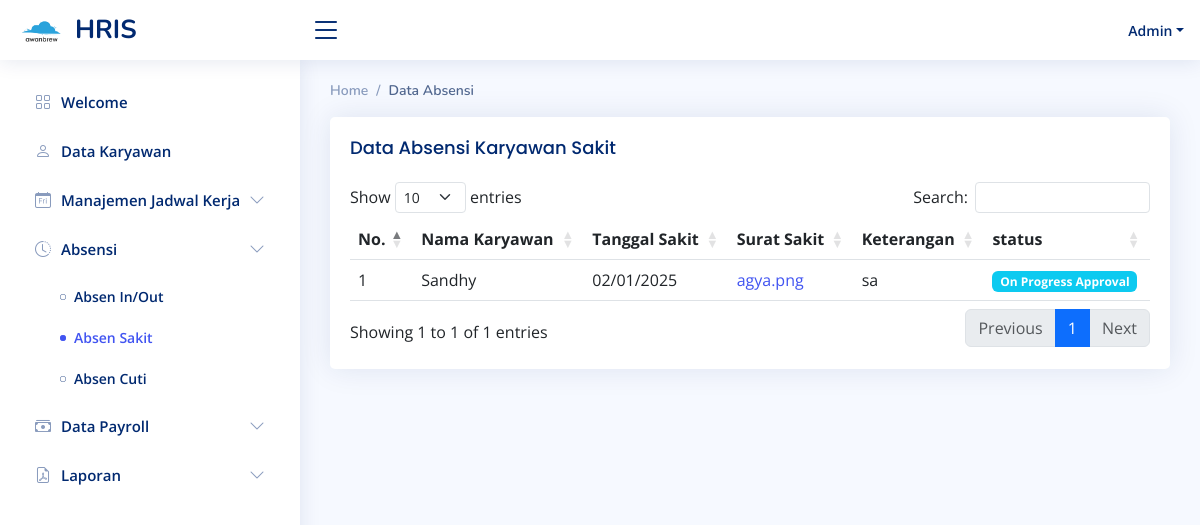
Page /index.php?page=absen_sakit (signed in) on the committed database.
### tables this page shows
CREATE TABLE `tb_absen` (
  `id` int(11) NOT NULL,
  `id_karyawan` varchar(255) NOT NULL,
  `tanggal_absen` varchar(255) NOT NULL,
  `surat_sakit` varchar(255) DEFAULT NULL,
  `keterangan` varchar(255) NOT NULL,
  `type_absen` varchar(255) DEFAULT NULL,
  `status` varchar(255) DEFAULT NULL
);

CREATE TABLE `tb_user` (
  `id` int(11) NOT NULL,
  `name` varchar(255) NOT NULL,
  `password` varchar(255) NOT NULL,
  `role` varchar(255) DEFAULT NULL,
  `salary` varchar(255) DEFAULT NULL,
  `upah_lembur` varchar(255) DEFAULT NULL
);

### pages/absensi/absen_sakit.php (the view, shortened to what this page needs)
<?php
include 'koneksi.php';
?>
<div class="pagetitle">
    <nav>
        <ol class="breadcrumb">
            <li class="breadcrumb-item">Home</li>
            <li class="breadcrumb-item active">Data Absensi</li>
        </ol>
    </nav>
</div>
<section class="section">
    <div class="row">
        <div class="col-lg-12">
            <div class="card">
                <div class="card-body">
                    <h5 class="card-title">
                        Data Absensi Karyawan Sakit
                    </h5>
                    <table class="table" id="datatable">
                        <thead>
                            <tr>
                                <th>No.</th>
                                <th>Nama Karyawan</th>
                                <th>Tanggal Sakit</th>
                                <th>Surat Sakit</th>
                                <th>Keterangan</th>
                                <th>status</th>
                            </tr>
                        </thead>
                        <tbody>
                            <?php
                            $no = 1;
                            $id_user =  $_SESSION['id'];
                            if ($_SESSION['role'] == 'admin' || $_SESSION['role'] == 'owner') {
                                $sql = $conn->query(" SELECT * FROM tb_absen tas LEFT JOIN tb_user tu on tas.id_karyawan = tu.id WHERE tas.type_absen = 'sakit' ");
                            }
                            else {
                                $sql = $conn->query(" SELECT * FROM tb_absen tas LEFT JOIN tb_user tu on tas.id_karyawan = tu.id WHERE id_karyawan = '$id_user' AND tas.type_absen = 'sakit' ");
                            }
                            while ($data = $sql->fetch_assoc()) {
                            ?>
                                <tr>
                                    <td><?php echo $no++; ?></td>
                                    <td><?php echo $data["name"];  ?></td>
                                    <td><?php echo date("d/m/Y", strtotime($data["tanggal_absen"]));  ?></td>
                                    <td><a href="<?php echo "./file_bukti/".$data["surat_sakit"]; ?>" target="_blank"><?php echo $data["surat_sakit"]; ?></a></td>
                                    <td><?php echo $data["keterangan"];  ?></td>
                                    <td>
                                        <?php if (isset($data["status"]) && $data["status"] == 'submit') {  ?>
                                             <span class="badge bg-info">On Progress Approval</span>
                                        <?php } else if (isset($data["status"]) && $data["status"] == 'reject') { ?>
                                            <span class="badge bg-danger">Reject</span>
                                        <?php } else {?>
                                            <span class="badge bg-success">Approve</span>
                                        <?php } ?>
                                    </td>
                                </tr>
                            <?php } ?>
                        </tbody>
                    </table>
                </div>
            </div>
        </div>
    </div>
</section>

### assets/css/style.css (style rules this page uses)
:root { scroll-behavior: smooth; }
body { font-family: "Open Sans", sans-serif; background: #f6f9ff; color: #444444; }
a { color: #4154f1; text-decoration: none; }
h1, h2, h3, h4, h5, h6 { font-family: "Nunito", sans-serif; }
.pagetitle { margin-bottom: 10px; }
.card { margin-bottom: 30px; border: none; border-radius: 5px; box-shadow: 0px 0 30px rgba(1, 41, 112, 0.1); }
.card-title { padding: 20px 0 15px 0; font-size: 18px; font-weight: 500; color: #012970; font-family: "Poppins", sans-serif; }
.card-body { padding: 0 20px 20px 20px; }
.breadcrumb { font-size: 14px; font-family: "Nunito", sans-serif; color: #899bbd; font-weight: 600; }
.breadcrumb .breadcrumb-item::before { color: #899bbd; }
.breadcrumb .active { color: #51678f; font-weight: 600; }

### rows in the picture
tb_absen: tb_user.name "Sandhy", tanggal_absen "02/01/2025", surat_sakit "agya.png", keterangan "sa", status "On Progress Approval"

### other values in the picture
$username "Admin"
